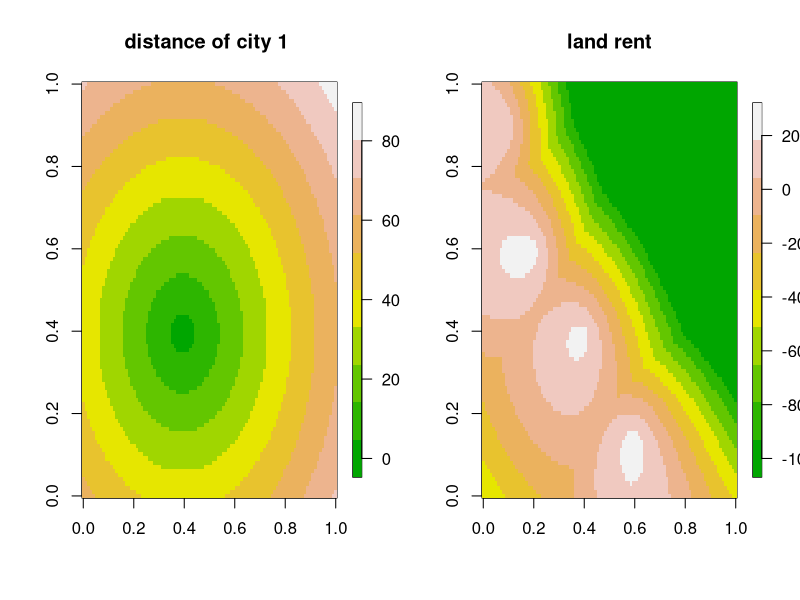
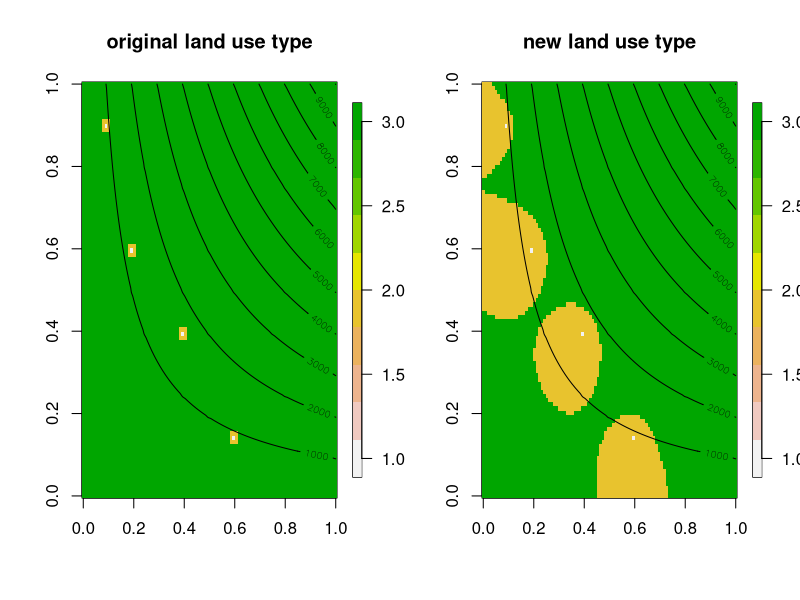

The R script that drew these images, in order:
###################################################################################################
# This function made use of the land-use change theory developed by Johann Heinrich von Thunen (1826)  
# to calculate the spatial distribution of land use change between forest and agricultural land
#
# >>model parameters<< 
# nx, ny: dimension x, y of the study domain 
# y: yield, p:price
# l: labors, w: wages 
# k: capital, q: cost of capital
# v: cost of transport 
# geo_city: geolocation of the assigned cites 
# 
# Version: 1.1.0
# Date: 2022-02-25
# Authors: Yi-Ying Chen and Meng-Hsuan Vivian Lin   
# Contact email: yiyingchen@gate.sinica.edu.tw or as0210250@gate.sinica.edu.tw
####################################################################################################
fun_lulcc_toy <- function(ld_plot=TRUE, c_value=200, y=100,p=10, l=30,w=10, k=3,q=80, v=20,f_top=0.01,
                          nx=50,ny=50, geo_city=data.frame(x=c(10,35,40), y=c(10,35,10) ) )
  # start the function
{
  #load libraries
  #library(raster)
  ld_go <- FALSE
  if (ld_go) {
    #model parameters 
    #array dimension of study area 
    nx=10;ny=10
    #y:yield 100 kg/km2; p:price 10 US/kg
    y=100; p=10
    #l:labors 50 person/km2; w:wages 5 US/person 
    l=50; w=5
    #k:capital 5 person/km2; q:cost of capital 25US/person
    k=5; q=25
    #v: cost of transport US per km 
    v=20 
    #critical value 
    c_value=250.0 
    #geo-location of villages 
    geo_city <- data.frame(x=c(1,8,3),y=c(5,1,2))
  }
  
  #get numbers of cites
  n_city <- nrow(geo_city) 
  # create topology using x-index * y-index 
  topo <- array(NA, dim=c(nx,ny))
  id = 0
  for (j in 1:ny) {
    for (i in 1:nx) {
      id <- id + 1
      topo[i,j] <- i*j
    }
  }
  
  # Assign land-use type to a 2D array lu_arr (3:forest; 2:agriculture; 1:built-up)
  lu_arr <- array(3, dim=c(nx,ny)) #assign default to 3 (forest)
  # from city-1 to city-n
  dis_n <- array(NA, dim=c(nx,ny,n_city))
  #rental calculation, r: profit/rental of the land refer to n-cites
  rent_n <- array(NA,dim=c(nx,ny,n_city))
  
  # city-loop; y-loop; x-loop
  for (k in 1:n_city) {
    # assign the land-type to city(type:1)
    lu_arr[c(geo_city$x[k]), c(geo_city$y[k])] <- 1
    # find the surrounding pixels and assign land-type: agriculture(type:2)
    for (j in 1:ny) {
      for (i in 1:nx) {
        # find the surrounding pixels and assign it to agricultural land
        del_xy <- sqrt(abs(i- geo_city$x[k])**2. + abs(j- geo_city$y[k])**2.) #calculate distance from city
        dis_n[i,j,k] <- del_xy
        rent_n[i,j,k] <- (p*y) - (l*w) - (k*q) - v* ( topo[i,j]*f_top + dis_n[i,j,k] )
        if ((del_xy >= 1.0) & (del_xy <= sqrt(2)) )  lu_arr[i,j] <- 2
      }#i-loop
    }#j-loop
  }#k-loop
  
  # create an array for assessing the final land rent using maximum rental value by comparing the rental from different cites
  rent_final <- array(NA, dim=c(nx,ny))
  #converting the lu_type based on the final rental values/array
  #copy the land-use information from the original land-use array "lu_arr"
  new_lu_arr <- lu_arr
  for (j in 1:ny) {
    for (i in 1:nx) {
      # initial tmp as a negative value
      tmp <- -999.99
      for (k in 1:n_city) {
        # rent comparison
        if ( rent_n[i,j,k] >= tmp ) tmp <- rent_n[i,j,k]
      }
      # assign the maximum rent to final rent
      rent_final[i,j] <- tmp
      # if the final profit/rental is larger than c_value for all  forest locations,
      # the pixel thus covered/assigned to the agriculture(type:2)
      if ( (rent_final[i,j] >= c_value) & (lu_arr[i,j] == 3) ) {
        new_lu_arr[i,j] <- 2
      } #end of if loop
    }#end of j
  }#end of i
  
  ld_plot <- TRUE
  if (ld_plot) {
    library("fields")
    #plot color images 
    par(mfrow=c(1,2)) 
    image.plot(dis_n[,,1],col=terrain.colors(10), main="distance of city 1 ")
    #contour(rent_2,add=TRUE)
    image.plot(rent_final,col=terrain.colors(10), main="land rent")
    #contour(rent_1,add=TRUE)
    
    # lulcc plot before and after
    #dev.new()
    par(mfrow=c(1,2))
    image.plot(lu_arr, col=rev(terrain.colors(10)),zlim=c(1,3), main="original land use type")
    contour(topo, add=TRUE)
    image.plot(new_lu_arr,col=rev(terrain.colors(10)),zlim=c(1,3), main="new land use type")
    contour(topo, add=TRUE)
  }#end of ld_plot 
  
  
} #end of fun_lulcc_toy
####################### 

# test to run the function of lulcc_toy()
fun_lulcc_toy(geo_city = data.frame(x=c(40,20,60,10),y=c(40,60,15,90)),
              f_top = 0.012,c_value =50,nx=100,ny=100)
